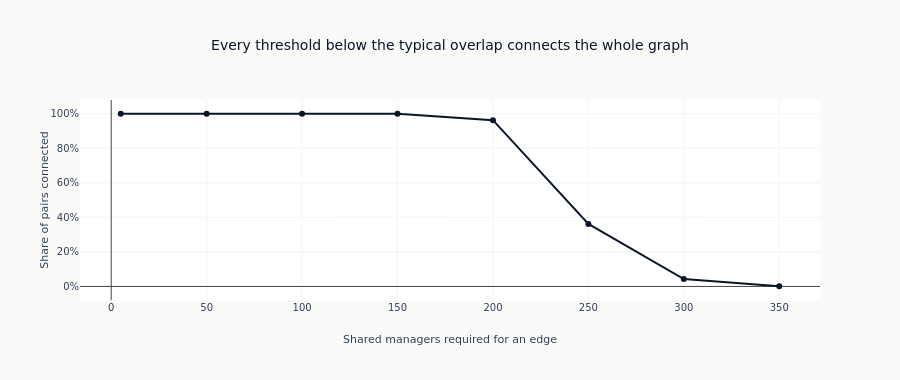

The cell this chart's notebook holds for it:
### Code cell
fig = px.line(
    density.to_pandas(),
    x="threshold",
    y="density",
    markers=True,
    title="Every threshold below the typical overlap connects the whole graph",
    labels={
        "threshold": "Shared managers required for an edge",
        "density": "Share of pairs connected",
    },
    color_discrete_sequence=[COLORS["blue"]],
)
fig.update_layout(height=380, yaxis_tickformat=".0%")
show_plotly_with_alt(
    fig,
    "Line chart of the share of security pairs that are connected against the number of shared "
    "managers required. The line sits at one hundred percent across most of the range and falls "
    "steeply only above two hundred shared managers.",
)

### Figure 1 — Plotly figure (JSON) as saved in the notebook; plotly's stock layout.template omitted (floating-point values rounded to 4 significant figures)
{"data": [{"hovertemplate": "Shared managers required for an edge=%{x}<br>Share of pairs connected=%{y}<extra></extra>", "legendgroup": "", "line": {"color": "#0a1628", "dash": "solid"}, "marker": {"symbol": "circle"}, "mode": "lines+markers", "name": "", "orientation": "v", "showlegend": false, "type": "scatter", "x": [5, 50, 100, 150, 200, 250, 300, 350], "xaxis": "x", "y": [1.0, 1.0, 1.0, 0.9999, 0.963, 0.3622, 0.04273, 0.001186], "yaxis": "y"}], "layout": {"height": 380, "legend": {"tracegroupgap": 0}, "title": {"text": "Every threshold below the typical overlap connects the whole graph"}, "xaxis": {"anchor": "y", "domain": [0.0, 1.0], "title": {"text": "Shared managers required for an edge"}}, "yaxis": {"anchor": "x", "domain": [0.0, 1.0], "tickformat": ".0%", "title": {"text": "Share of pairs connected"}}}}
